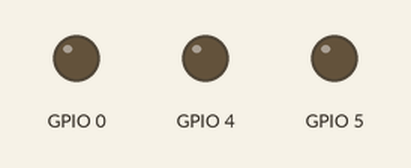
This sketch was run on a simulated ESP8266 (NodeMCU). Parts: output pins drawn as LEDs (lit = HIGH). WiFi joins after 1.5 s; servers stay silent unless stated; network time is answered at once with the bench clock; the local clock reads 2024-03-15 10:24:30 at power-on unless the sketch sets it; what the sketch prints to the serial monitor is not drawn.

Above: at 0.1 s.
At 1.6 s:
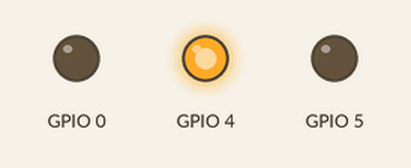
At 11.6 s:
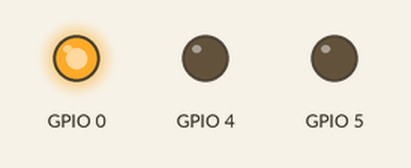
At 91.6 s:
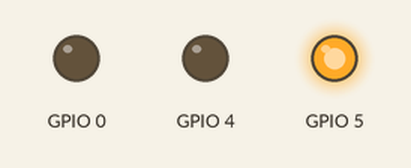
Timing chart, 0 to 113.0 s (numbered marks = the images above):
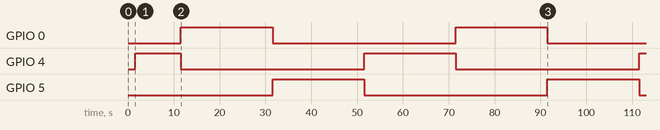

Measured:
- by itself, GPIO 0, GPIO 5: alternates HIGH for 20.0 s and LOW for 40.0 s
- by itself, GPIO 4: goes HIGH 10.0 s, LOW 40.0 s, HIGH 20.0 s, LOW 40.0 s, then HIGH

The sketch:

ultmo__1_.ino
```cpp
#include <ESP8266WiFi.h>
#include <NTPClient.h>
#include <WiFiUdp.h>

// Replace with your network credentials
const char *ssid     = "Vicente";
const char *password = "Vicente1";

// Define NTP Client to get time
WiFiUDP ntpUDP;
NTPClient timeClient(ntpUDP, "pool.ntp.org");

//Week Days

void setup() {
  // Initialize Serial Monitor
  pinMode(5,OUTPUT);
  pinMode(4,OUTPUT);
  pinMode(0,OUTPUT);
  Serial.begin(115200);


  // Connect to Wi-Fi
  Serial.print("Connecting to ");
  Serial.println(ssid);
  WiFi.begin(ssid, password);
  while (WiFi.status() != WL_CONNECTED) {
    delay(500);
    Serial.print(".");
  }

// Initialize a NTPClient to get time
  timeClient.begin();

  timeClient.setTimeOffset(0);
}

void loop() {
  timeClient.update();


  int currentsecond = timeClient.getSeconds();
  Serial.print("Seconds: ");
  Serial.println(currentsecond);
  if(currentsecond>=0 && currentsecond<20){
    digitalWrite(5,HIGH);
    digitalWrite(4,LOW);
    digitalWrite(0,LOW);
  }
  if(currentsecond>=20 && currentsecond<40){
    digitalWrite(5,LOW);
    digitalWrite(4,HIGH);
    digitalWrite(0,LOW);
  }
  if(currentsecond>=40 && currentsecond<60){
    digitalWrite(5,LOW);
    digitalWrite(4,LOW);
    digitalWrite(0,HIGH);
  }


  Serial.println("");

  delay(2000);}
```
